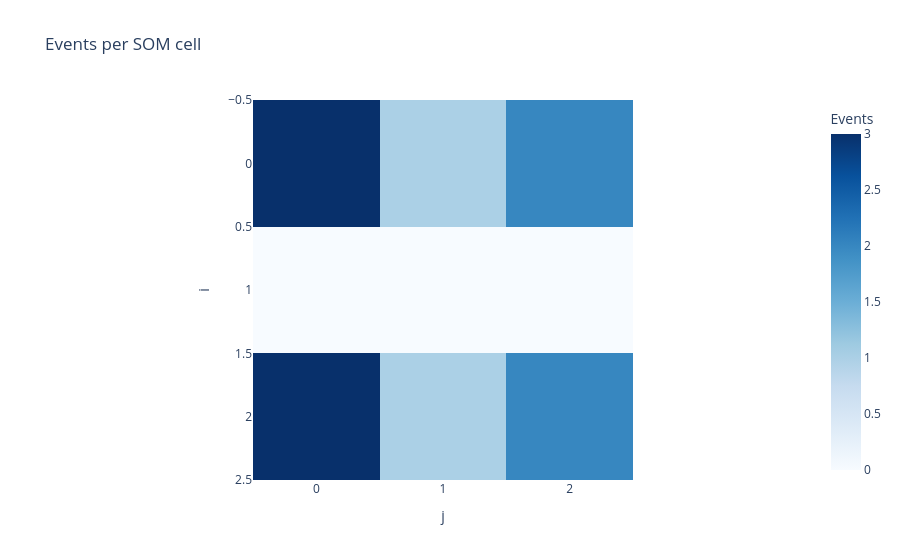

This figure's notebook cell:
### Code cell
heatmap = kairo.plot_som_heatmap(clusters, som)
heatmap.show()

### Figure 1 — Plotly figure (JSON) as saved in the notebook; plotly's stock layout.template omitted (floating-point values rounded to 4 significant figures)
{"data": [{"coloraxis": "coloraxis", "hovertemplate": "j: %{x}<br>i: %{y}<br>Events: %{z}<extra></extra>", "name": "0", "type": "heatmap", "x": [0, 1, 2], "xaxis": "x", "y": [0, 1, 2], "yaxis": "y", "z": [[3, 1, 2], [0, 0, 0], [3, 1, 2]]}], "layout": {"coloraxis": {"colorbar": {"title": {"text": "Events"}}, "colorscale": [[0, "rgb(247,251,255)"], [0.125, "rgb(222,235,247)"], [0.25, "rgb(198,219,239)"], [0.375, "rgb(158,202,225)"], [0.5, "rgb(107,174,214)"], [0.625, "rgb(66,146,198)"], [0.75, "rgb(33,113,181)"], [0.875, "rgb(8,81,156)"], [1, "rgb(8,48,107)"]]}, "title": {"text": "Events per SOM cell"}, "xaxis": {"anchor": "y", "constrain": "domain", "domain": [0, 1], "scaleanchor": "y", "title": {"text": "j"}}, "yaxis": {"anchor": "x", "autorange": "reversed", "constrain": "domain", "domain": [0, 1], "title": {"text": "i"}}}}
